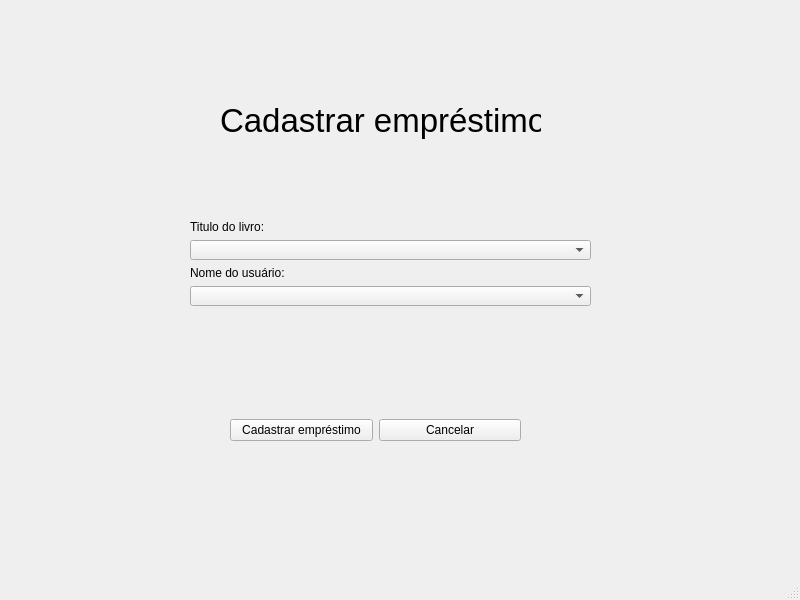
<?xml version="1.0" encoding="UTF-8"?>
<ui version="4.0">
 <class>MainWindow</class>
 <widget class="QMainWindow" name="MainWindow">
  <property name="geometry">
   <rect>
    <x>0</x>
    <y>0</y>
    <width>800</width>
    <height>600</height>
   </rect>
  </property>
  <property name="windowTitle">
   <string>MainWindow</string>
  </property>
  <widget class="QWidget" name="centralwidget">
   <widget class="QWidget" name="verticalLayoutWidget">
    <property name="geometry">
     <rect>
      <x>190</x>
      <y>220</y>
      <width>401</width>
      <height>86</height>
     </rect>
    </property>
    <layout class="QVBoxLayout" name="verticalLayout">
     <item>
      <widget class="QLabel" name="label">
       <property name="text">
        <string>Titulo do livro:</string>
       </property>
      </widget>
     </item>
     <item>
      <widget class="QComboBox" name="comboBox"/>
     </item>
     <item>
      <widget class="QLabel" name="label_2">
       <property name="text">
        <string>Nome do usuário:</string>
       </property>
      </widget>
     </item>
     <item>
      <widget class="QComboBox" name="comboBox_2"/>
     </item>
    </layout>
   </widget>
   <widget class="QWidget" name="horizontalLayoutWidget">
    <property name="geometry">
     <rect>
      <x>230</x>
      <y>390</y>
      <width>291</width>
      <height>80</height>
     </rect>
    </property>
    <layout class="QHBoxLayout" name="horizontalLayout">
     <item>
      <widget class="QPushButton" name="cadastroEmprestimo">
       <property name="text">
        <string>Cadastrar empréstimo</string>
       </property>
      </widget>
     </item>
     <item>
      <widget class="QPushButton" name="cancelar">
       <property name="text">
        <string>Cancelar</string>
       </property>
      </widget>
     </item>
    </layout>
   </widget>
   <widget class="QLabel" name="label_3">
    <property name="geometry">
     <rect>
      <x>220</x>
      <y>100</y>
      <width>321</width>
      <height>41</height>
     </rect>
    </property>
    <property name="font">
     <font>
      <pointsize>25</pointsize>
     </font>
    </property>
    <property name="text">
     <string>Cadastrar empréstimo</string>
    </property>
   </widget>
  </widget>
  <widget class="QMenuBar" name="menubar">
   <property name="geometry">
    <rect>
     <x>0</x>
     <y>0</y>
     <width>800</width>
     <height>21</height>
    </rect>
   </property>
  </widget>
  <widget class="QStatusBar" name="statusbar"/>
 </widget>
 <resources/>
 <connections/>
</ui>
